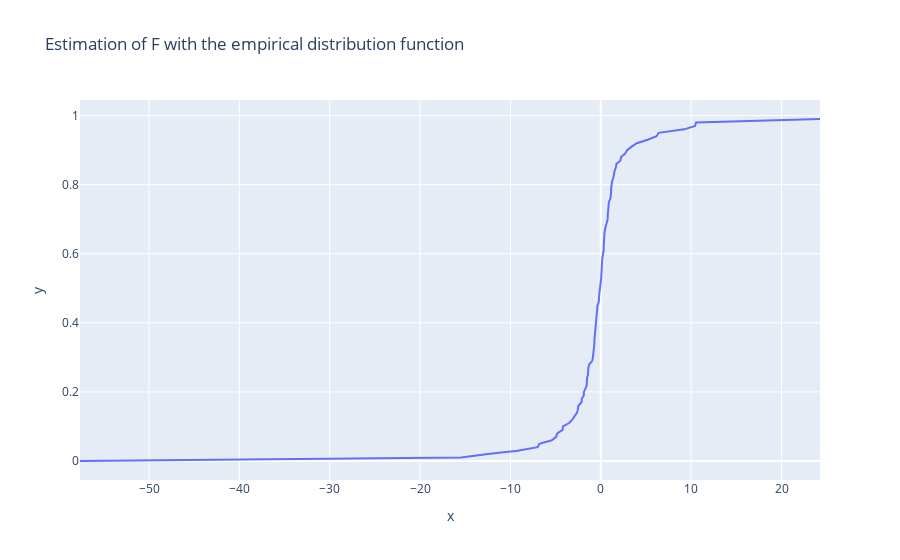

Notebook source saved alongside this figure:
### Code cell
fig = px.line(
    x = sample, y = Fn_hat,
    title = 'Estimation of F with the empirical distribution function'
)
fig.show()
